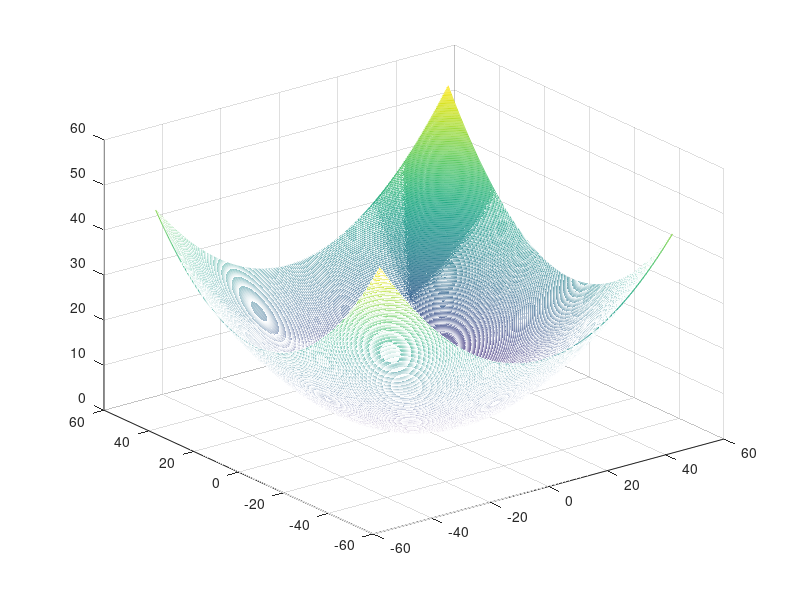

Write MATLAB code to recreate this figure. (Note: this script raises an error after producing the figure.)
close all;
%define A vector given in the question
A = [0.01,0.001; 0.001, 0.01];
%defin x0 vector given in the question
x0 = [25;0];
%user given fx vector to calculate f(x0)
fx0 = transpose(x0)*A*x0;
%define given b vector according to question
b =  [x0 ; fx0(1,1) ];
%we already now gradient of transpose(x)AX 
%in question#6 I use that relation
gradf = (A+transpose(A)) * x0;
%I find a vector given in the question
normal =[gradf;-1];
%createing mash for plot
[X,Y] = meshgrid(-50:0.2:50);
%The mesh create 501x501 array we should fine f for each xypair in the
%array
Z = zeros(size(X));
 for i=1:size(X,1)
     for j=1:size(X,2)
         Z(i,j) =  transpose([X(i,j);Y(i,j)])*A*[X(i,j);Y(i,j)];
     end
 end
 %plot the array
mesh(X,Y,Z);   
%hold on for hyper plane
hold on;
%old hyperplane function
drawhyperplane3D(normal,b);